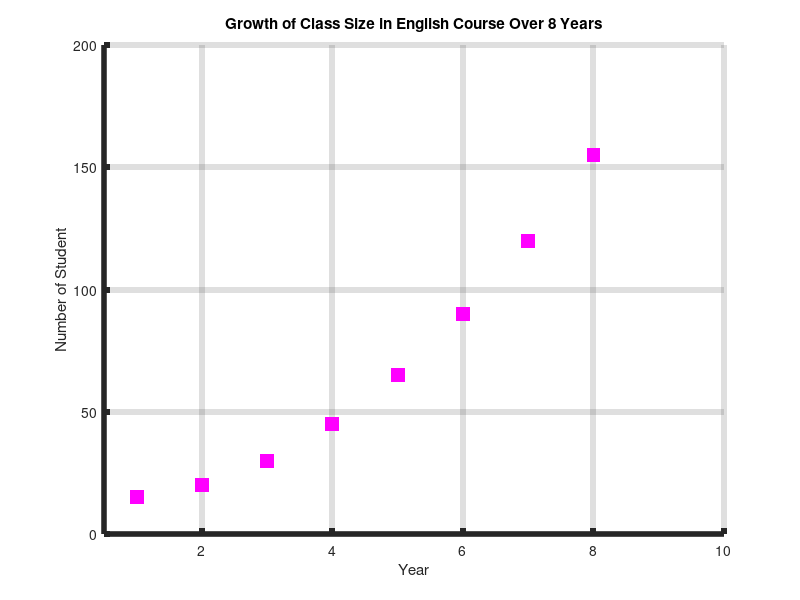

Here is the MATLAB script that generated this plot:
clear all
clc
%**% registration numbers***%
years = 1:8;
record_Num = [15, 20, 30, 45, 65, 90, 120, 155];

%**Draw the data plot**%
scatter(years, record_Num, 100, 'm', 's', 'filled'); %**'ms' for square **symbols

set(gca, 'LineWidth', 4);   %**Set the the with**%

xlim([0.5, 10]); %*** Set x axis limit**%

%**It is for label names of graph**%
xlabel('Year');
ylabel('Number of Student');
title('Growth of Class Size in English Course Over 8 Years');

%**Use grid it is optional if you do not want use grid off**%
grid on;

%**It is about interpretation of the graph**%
disp('Looking at the graph, it can be seen that the number of students has increased rapidly over the years. This may suggest that the growth is exponential.');
